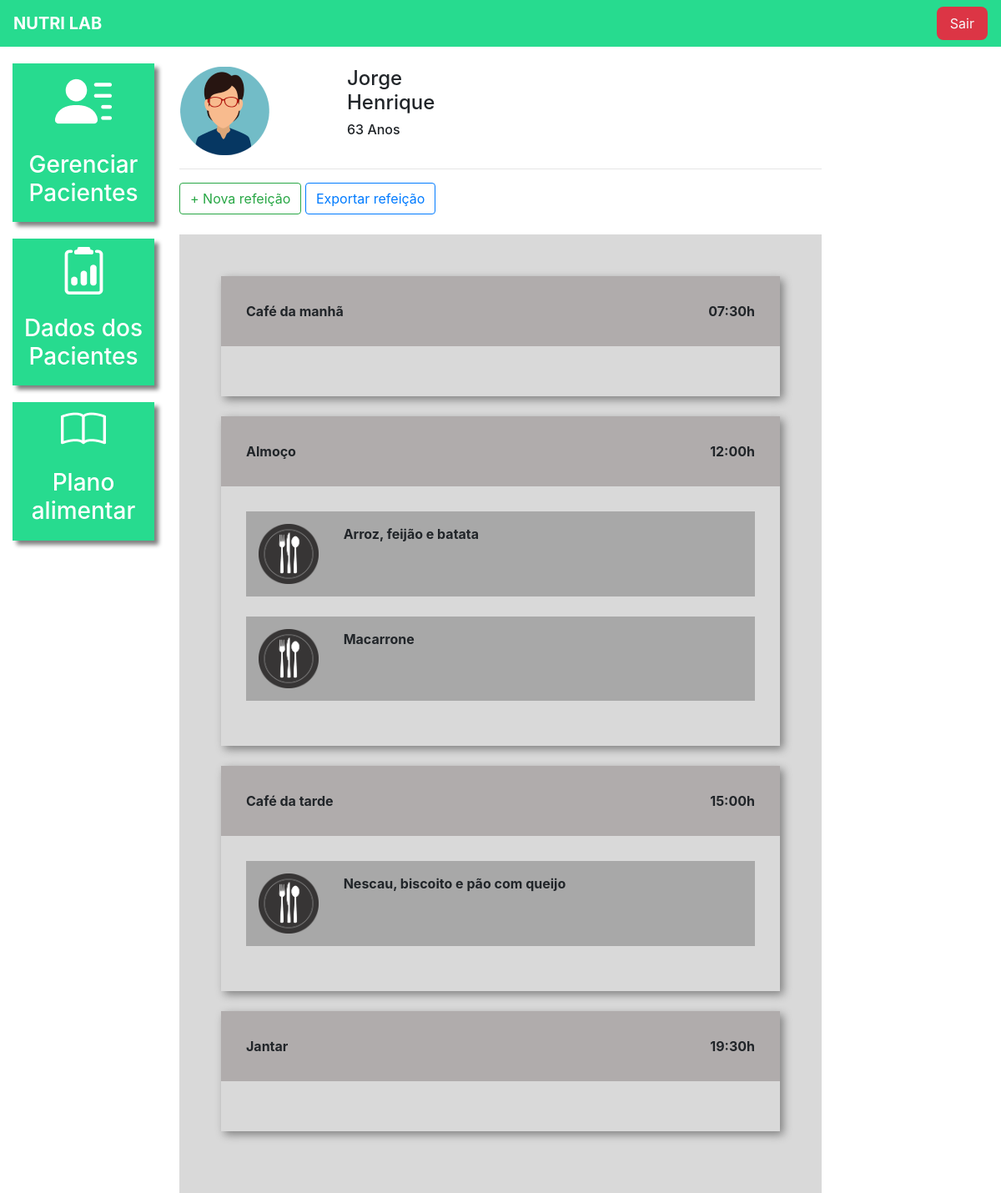
Screenshot of /plano_alimentar/3/ (signed in) with the database file from the repository.
### core/models.py (models this page shows, shortened)
class Pacientes(models.Model):
    choices_sexo = (('F', 'Feminino'),('M', 'Maculino'))
    nome = models.CharField(max_length=50)
    sexo = models.CharField(max_length=1, choices=choices_sexo)
    idade = models.IntegerField()
    email = models.EmailField()
    telefone = models.CharField(max_length=19)
    nutri = models.ForeignKey(User, on_delete=models.CASCADE)

class Refeicao(models.Model):
    paciente = models.ForeignKey(Pacientes, on_delete=models.CASCADE)
    titulo = models.CharField(max_length=50)
    horario = models.TimeField()
    carboidratos = models.IntegerField()
    proteinas = models.IntegerField()
    gorduras = models.IntegerField()

class Opcao(models.Model):
    refeicao = models.ForeignKey(Refeicao, on_delete=models.CASCADE)
    imagem = models.ImageField(upload_to="opcao")
    descricao = models.TextField()

### core/views.py (the view)
# urls.py: path('plano_alimentar/<int:id>/', plano_alimentar, name="plano_alimentar"),
@login_required(login_url='/auth/logar/')
def plano_alimentar(request, id):
    paciente = get_object_or_404(Pacientes, id=id)
    if not paciente.nutri == request.user:
        messages.add_message(request, constants.ERROR, 'Esse paciente não é seu')
        return redirect('/paciente_dados/')
    if request.method == "GET":
        r1 = Refeicao.objects.filter(paciente=paciente).order_by('horario')
        opcao = Opcao.objects.all()
        return render(request, 'plano_alimentar.html', {'paciente': paciente, 'refeicao':r1, 'opcao': opcao})

### core/templates/plano_alimentar.html (shortened to what this page needs)
{% extends 'base_plataforma.html' %}
{% load static %}
{% block plataforma %}
    <br>
    <div class="row">
        <div class="col-md-3">
                {% if paciente.sexo == "M"%}
                    <img src="{% static 'core/img/perfil2.png' %}">
                {% else %}
                    <img src="{% static 'core/img/perfil1.png' %}">
                {% endif %}
        </div>
        <div class="col-md-3 dados descricao">
            <h4>{{paciente.nome}}</h4>
            <h6>{{paciente.idade}} Anos</h6>
        </div>
    </div>
    <hr>
    <button type="button" class="btn btn-outline-success" data-toggle="modal" data-target="#modal">
        + Nova refeição
    </button>
    <button type="button" class="btn btn-outline-primary">
        Exportar refeição
    </button>
    <br>
    <br>
    <div class="fundo-alimentar">
      {% for re in refeicao %}
        <div class="refeicao">
            <div class="head-refeicao">
                <span>{{re.titulo}}</span>
                <span style="float: right;">{{re.horario}}h</span>
            </div>
             <div class="body-refeicao">
                    {% for o1 in opcao%}
                        {% if o1.refeicao == re %}
                            <div class="opcao">
                                <div class="row">
                                    <div class="col-md-2">
                                        {% if o1.imagem %}
                                        <img width="100%" src="{{o1.imagem.url}}">
                                         {% else %}
                                          <img width="100%" src="{% static 'core/img/refeicao_opcao.png' %}">
                                    {% endif %}
                                    </div>
                                    <div class="col-md-10">
                                        {{o1.descricao}}
                                    </div>
                                </div>
                            </div>
                            <br>
                        {% endif %}
                    {% endfor %}
                </div>
            </div>
            <br>
        {% endfor %}
    </div>
{% endblock%}

### templates/static/core/css/core.css (style rules this page uses)
.dados { font-weight: bold; }
.descricao { margin-left: -12%; }
@media (max-width: 1300px) { .descricao { margin-left: 1px; } }

### templates/static/core/css/plano_alimentar.css (style rules this page uses)
.fundo-alimentar { background-color: #D9D9D9; padding: 50px; }
.refeicao { box-shadow: 4px 4px 10px gray; }
.head-refeicao { background-color: #B0ACAC; padding: 30px; font-weight: bold; }
.body-refeicao { padding: 30px; font-weight: bold; }
.opcao { background-color: #A8A8A8; padding: 15px; }

### rows the page displays
Pacientes: nome "Jorge Henrique", idade "63"
Refeicao: titulo "Café da manhã", horario "07:30"
Refeicao: titulo "Almoço", horario "12:00"
Opcao: descricao "Arroz, feijão e batata"
Opcao: descricao "Macarrone"
Refeicao: titulo "Café da tarde", horario "15:00"
Opcao: descricao "Nescau, biscoito e pão com queijo"
Refeicao: titulo "Jantar", horario "19:30"
